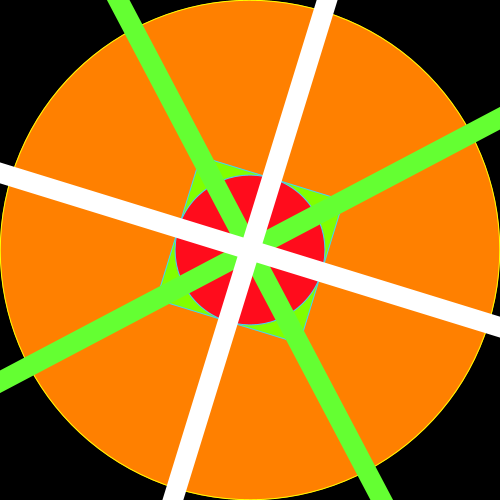
Frame 1 (no input)
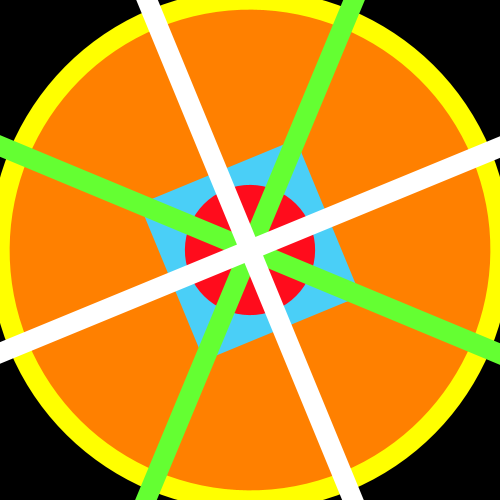
Frame 60 (the mouse pressed at the canvas centre just before this capture)
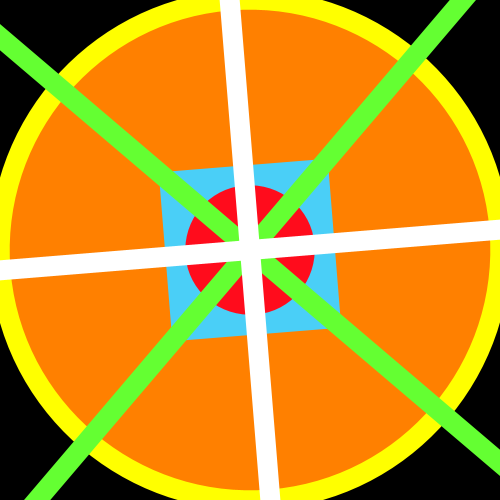
Frame 120 (the mouse held since frame 60 and released just before this capture)

The Processing sketch that drew these frames (run headless with seeded random() and noise(); from frame 60 on, the mouse is pressed at the canvas centre):

// Processing sketch: Strange_Crosshair
// ── Strange_Crosshair.pde
float rot = 0.3;

void setup()
{

size(500,500);
noStroke();
rectMode(CENTER);

}

void draw()
{
background(0,0,0);
pushMatrix();
translate(250,250);
rotate(rot);
stroke(255,255,0);
fill(255,128,0);
ellipse(0,0,500,500);
stroke(74,207,247);
fill(128,255,0);
rect(0,0,150,150);
fill(255,12,28);
ellipse(0,0,150,150);
fill(0,255,100);
strokeWeight(20);
stroke(100,255,50);
//Diagonal lines
line(-450,450,450,-450);
line(-450,-450,450,450);
stroke(255,255,255);
//Vertical and horizantal lines
line(0,450,0,-450);
line(-450,0,450,0);
popMatrix();
rot++;
}
